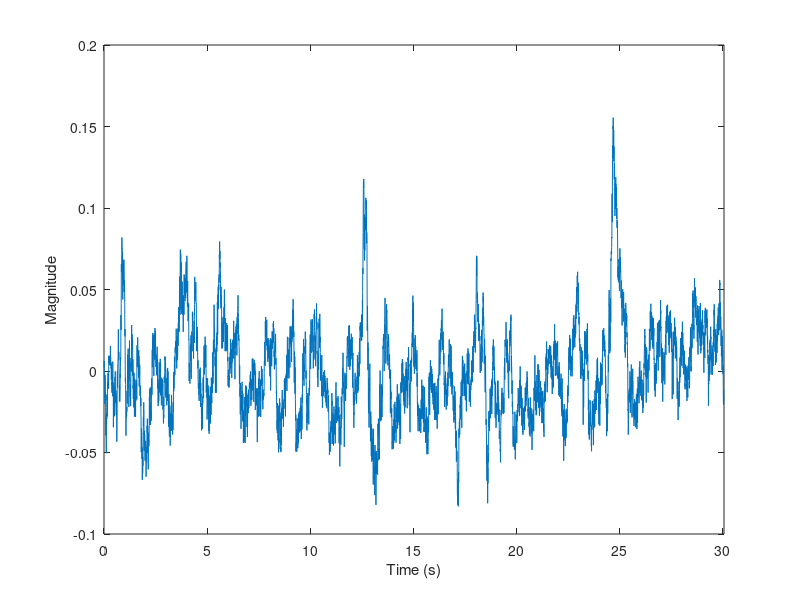

This chart was generated by the following MATLAB code: (Note: this script raises an error after producing the figure.)
%EEG 
%input time domain 

data = load('EEGdata_assignment4.mat');

EEG = data.EEGa4;
Fs = data.Fs;
time = [0.005:1/Fs:length(EEG)*1/Fs];
EEG = EEG';

figure(1)
plot(time, EEG)
xlabel('Time (s)')
ylabel('Magnitude')
xlim([0 30.05]);

[eeg_mag, eeg_ph, eeg_f] = fourier_dt(EEG, Fs, 'half');

figure(2)
plot(eeg_f, eeg_mag)
xlabel('Frequency (Hz)')
ylabel('Magnitude')

figure(3)
plot(eeg_f, eeg_ph)
xlabel('Frequency (Hz)')
ylabel('Phase')


%%
%IIR filter
data = load('EEGdata_assignment4.mat');

EEG = data.EEGa4;
Fs = data.Fs;

[eeg_mag_1, eeg_ph_1, eeg_f_1] = fourier_dt(EEG, Fs, 'half');

%zoomed in magnitude spec
figure(1)  
plot(eeg_f_1, eeg_mag_1)
xlabel('Frequency (Hz)')
ylabel('Magnitude')
xlim([58 62])
ylim([0 12e-4])

eeg_filtered = filter (EEG_IIR, EEG);
[eeg_filtered_mag, eeg_filtered_ph, eeg_filtered_f] = fourier_dt(eeg_filtered, Fs, 'half');

time = [0.005:1/Fs:length(EEG)*1/Fs];
eeg_filtered = eeg_filtered';

%fltered time domain
figure(2)
plot(time, eeg_filtered)
xlabel('Time (s)')
ylabel('Magnitude')
xlim([0 30.05]);

%filtered mag and phase spec
figure(3)
plot(eeg_filtered_f, eeg_filtered_mag)
xlabel('Frequency (Hz)')
ylabel('Magnitude')
xlim([58 62])
ylim([0 12e-4])

figure(4)
plot(eeg_filtered_f, eeg_filtered_ph)
xlabel('Frequency (Hz)')
ylabel('Phase')

%%
%FIR

data = load('EEGdata_assignment4.mat');

EEG = data.EEGa4;
Fs = data.Fs;

[eeg_mag_1, eeg_ph_1, eeg_f_1] = fourier_dt(EEG, Fs, 'half');

%zoomed in magnitude spec
figure(1)  
plot(eeg_f_1, eeg_mag_1)
xlabel('Frequency (Hz)')
ylabel('Magnitude')
xlim([58 62])
ylim([0 12e-4])

eeg_filtered = filter (EEG_FIR, EEG);
[eeg_filtered_mag, eeg_filtered_ph, eeg_filtered_f] = fourier_dt(eeg_filtered, Fs, 'half');

time = [0.005:1/Fs:length(EEG)*1/Fs];
eeg_filtered = eeg_filtered';

%fltered time domain
figure(2)
plot(time, eeg_filtered)
xlabel('Time (s)')
ylabel('Magnitude')
xlim([0 30.05]);

%filtered mag and phase spec
figure(3)
plot(eeg_filtered_f, eeg_filtered_mag)
xlabel('Frequency (Hz)')
ylabel('Magnitude')
xlim([58 62])
ylim([0 12e-4])

figure(4)
plot(eeg_filtered_f, eeg_filtered_ph)
xlabel('Frequency (Hz)')
ylabel('Phase')

%% 
%VGRF 
%input time domain 

data = load('VGRFdata_assignment4.mat');

VGRF = data.VGRF;
Fs = data.Fs;
time = [0.005:1/Fs:length(VGRF)*1/Fs];
VGRF = VGRF';

figure(1)
plot(time, VGRF)
xlabel('Time (s)')
ylabel('Magnitude')
% xlim([0 30.05]);

[VGRF_mag, VGRF_ph, VGRF_f] = fourier_dt(VGRF, Fs, 'half');

figure(2)
plot(VGRF_f, VGRF_mag)
xlabel('Frequency (Hz)')
ylabel('Magnitude')

figure(3)
plot(VGRF_f, VGRF_ph)
xlabel('Frequency (Hz)')
ylabel('Phase')
%%
%IIR 
data = load('VGRFdata_assignment4.mat');

VGRF = data.VGRF;
Fs = data.Fs;

[VGRF_mag_1, VGRF_ph_1, VGRF_f_1] = fourier_dt(VGRF, Fs, 'half');


VGRF_filtered = filter (VGRF_IIR, VGRF);
[VGRF_filtered_mag, VGRF_filtered_ph, VGRF_filtered_f] = fourier_dt(VGRF_filtered, Fs, 'half');

time = [0.005:1/Fs:length(VGRF)*1/Fs];
% VGRF_filtered = VGRF_filtered';

%fltered time domain
figure(1)
plot(time, VGRF_filtered)
xlabel('Time (s)')
ylabel('Magnitude')


%filtered mag and phase spec
figure(2)
plot(VGRF_filtered_f, VGRF_filtered_mag)
xlabel('Frequency (Hz)')
ylabel('Magnitude')
ylim([0 1200])

figure(3)
plot(VGRF_filtered_f, VGRF_filtered_ph)
xlabel('Frequency (Hz)')
ylabel('Phase')

%%
%FIR 
data = load('VGRFdata_assignment4.mat');

VGRF = data.VGRF;
Fs = data.Fs;

[VGRF_mag_1, VGRF_ph_1, VGRF_f_1] = fourier_dt(VGRF, Fs, 'half');


VGRF_filtered = filter (VGRF_FIR, VGRF);
[VGRF_filtered_mag, VGRF_filtered_ph, VGRF_filtered_f] = fourier_dt(VGRF_filtered, Fs, 'half');

time = [0.005:1/Fs:length(VGRF)*1/Fs];
% VGRF_filtered = VGRF_filtered';

%fltered time domain
figure(1)
plot(time, VGRF_filtered)
xlabel('Time (s)')
ylabel('Magnitude')


%filtered mag and phase spec
figure(2)
plot(VGRF_filtered_f, VGRF_filtered_mag)
xlabel('Frequency (Hz)')
ylabel('Magnitude')
ylim([0 1200])

figure(3)
plot(VGRF_filtered_f, VGRF_filtered_ph)
xlabel('Frequency (Hz)')
ylabel('Phase')
